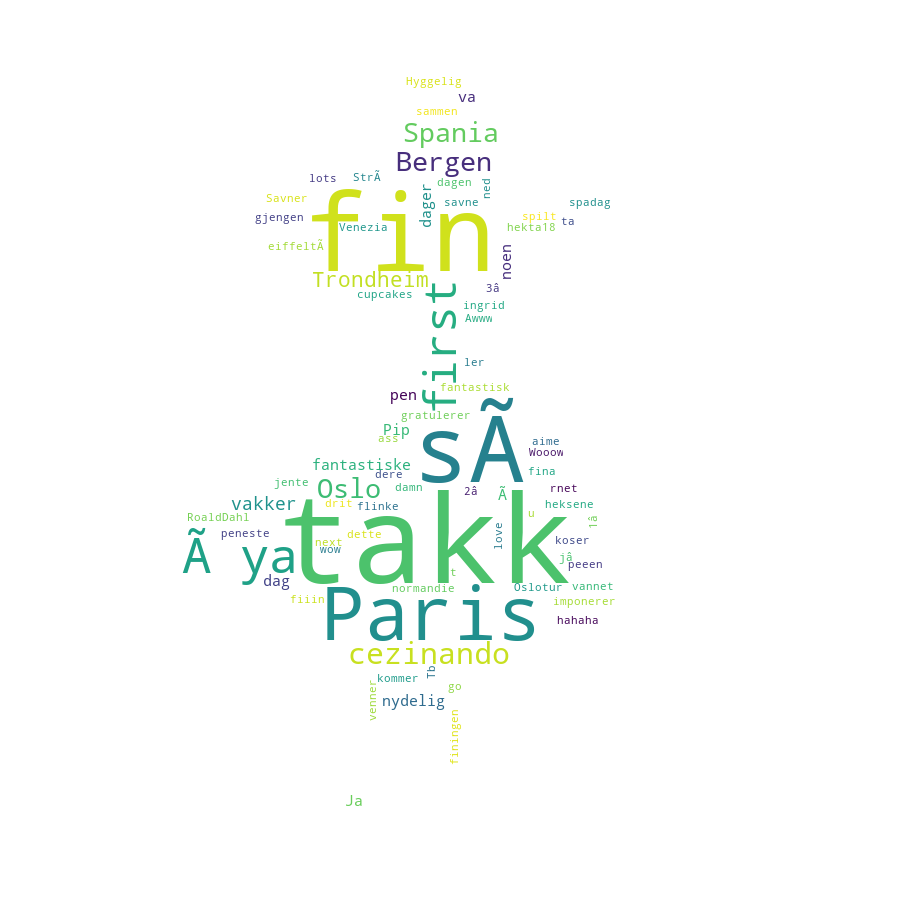

Write Python code to recreate this figure.
#!/usr/bin/env python
"""
Masked wordcloud
================

Using a mask you can generate wordclouds in arbitrary shapes.
"""

from os import path
from PIL import Image
import numpy as np
import matplotlib.pyplot as plt

from wordcloud import WordCloud, STOPWORDS

d = path.dirname(__file__)


f = open(path.join(d, 'stoppord.txt'))

stop = f.readlines()

# Read the whole text.
text = open(path.join(d, 'alice.txt')).read()

# read the mask image
# taken from
# http://www.stencilry.org/stencils/movies/alice%20in%20wonderland/255fk.jpg
alice_mask = np.array(Image.open(path.join(d, "alice_mask.png")))

stopwords = set(STOPWORDS)
for s in stop:
    s=s.strip('\n')
    # s = s.decode("utf-8")
    #print(s)
    stopwords.add(s)

# stopwords.add("said")

wc = WordCloud(background_color="white", max_words=2000, mask=alice_mask,
               stopwords=stopwords)
# generate word cloud
wc.generate(text)

# store to file
wc.to_file(path.join(d, "alice.png"))

# show
plt.imshow(wc, interpolation='bilinear')
plt.axis("off")
#plt.figure()
#plt.imshow(alice_mask, cmap=plt.cm.gray, interpolation='bilinear')
plt.axis("off")
plt.show()
